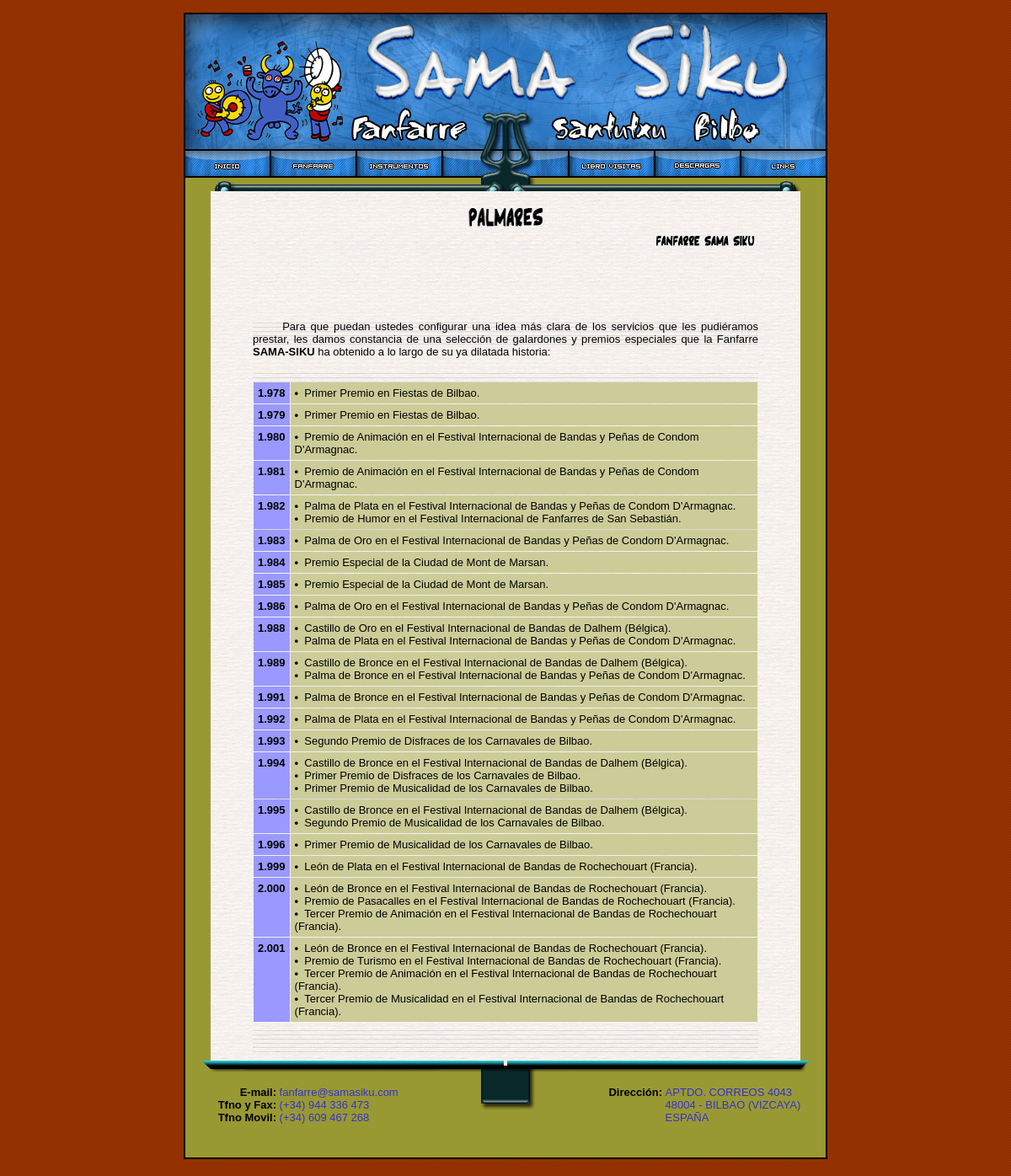
The app's page /cast/palmares.php with its own data.
### tables this page shows
CREATE TABLE `palmares` (
  `Id_palmares` int(11) NOT NULL auto_increment,
  `Ano` varchar(50) default NULL,
  `Premio` mediumtext,
  `Foto` varchar(50) default NULL,
  `Comentario1` varchar(50) default NULL,
  `Comentario2` varchar(50) default NULL,
  PRIMARY KEY  (`Id_palmares`)
);

### cast/palmares.php (the view, shortened to what this page needs)
<?php
	$link = mysql_connect("localhost", "samasiku", "kaochimqqf00");
	include ("inc/cabecera.php");
?>
				<br />
				<img src="/imagenes/palmares.png" width="95" height="30" alt="" />
				<br />
				<img src="/imagenes/autor.png" width="125" height="20" style="float:right" alt="" />
				</div>
				<div id="parti">
		<p>&nbsp;&nbsp;&nbsp;&nbsp;&nbsp;&nbsp;Para que puedan ustedes configurar una idea m&aacute;s clara de los servicios que les pudi&eacute;ramos prestar, les damos constancia de una selecci&oacute;n de
		galardones y premios especiales que la Fanfarre <b>SAMA-SIKU</b> ha obtenido a
		lo largo de su ya dilatada historia:</p><br />
		<table cellpadding="5" cellspacing="1">
<?php
	$ano2="";
	$result1 = mysql_query("select * from palmares order by Ano,Premio", $link);
	if ($r1 = mysql_fetch_array($result1))
	{
		Do
		{
			If ($ano2 != $r1["Ano"])
			{
				echo "<tr>	\n";
				echo "<td style=\"vertical-align:top; background-color:#9999ff\"><b>".$r1["Ano"]."</b></td> \n";
				$result2 = mysql_query("select * from palmares where Ano='$r1[Ano]' order by Premio", $link);
				$r2 = mysql_fetch_array($result2);
				echo "<td style=\"background-color:#cccc99\"> \n";
				Do
				{
					if ($r2["Foto"] != "")
					{
						echo "<a href=\"javascript:openScript('premio.php?id=".$r2["Id_palmares"]."')\"><b>&bull;</b>&nbsp;&nbsp;".$r2["Premio"].".</a><br /> \n";
					}
					else
					{
						echo "<b>&bull;</b>&nbsp;&nbsp;".$r2["Premio"].".<br /> \n";
					}
				}
				while ($r2 = mysql_fetch_array($result2));
				echo "</td></tr> \n";
				$ano2=$r1["Ano"];
			}
		}
		while ($r1 = mysql_fetch_array($result1));
	}
	else
	{
		echo "<p style=\"text-align:center\"><b>NO HAY NINGUN PREMIO DISPONIBLE</b></p> \n";
	}
?>
		</table>
				<br /><br /><br />
				</div>
<?php
	include ("inc/pie.php");
?>

### css/principal.css (style rules this page uses)
body { background-color: #000000; font-family: "Trebuchet MS", Verdana, Helvetica; font-size: 13px; background-image: url(../imagenes/fondo.gif); text-align:center; margin-top: 0px; }
#P, #parti P { font-family: "Trebuchet MS", Verdana, Helvetica; font-size: 13px; text-align: justify; }
#parti td { font-family: "Trebuchet MS", Verdana, Helvetica; font-size: 13px }
#parti A { font-family: "Trebuchet MS", Verdana, Helvetica; text-decoration: none; color: #000; font-size: 13px }
#parti { position: relative; width: 600px; background-image: url(../imagenes/fondo_parti.png); margin: 0px 50px 0px 50px; text-align: left; }

### records on screen
palmares: Ano "1.978", Premio "Primer Premio en Fiestas de Bilbao"
palmares: Ano "1.979", Premio "Primer Premio en Fiestas de Bilbao"
palmares: Ano "1.980", Premio "Premio de Animación en el Festival Internacional de Bandas y Peñas de Condom D'Armagnac"
palmares: Ano "1.981", Premio "Premio de Animación en el Festival Internacional de Bandas y Peñas de Condom D'Armagnac"
palmares: Ano "1.982", Premio "Palma de Plata en el Festival Internacional de Bandas y Peñas de Condom D'Armagnac"
palmares: Premio "Premio de Humor en el Festival Internacional de Fanfarres de San Sebastián"
palmares: Ano "1.983", Premio "Palma de Oro en el Festival Internacional de Bandas y Peñas de Condom D'Armagnac"
palmares: Ano "1.984", Premio "Premio Especial de la Ciudad de Mont de Marsan"
palmares: Ano "1.985", Premio "Premio Especial de la Ciudad de Mont de Marsan"
palmares: Ano "1.986", Premio "Palma de Oro en el Festival Internacional de Bandas y Peñas de Condom D'Armagnac"
palmares: Ano "1.988", Premio "Castillo de Oro en el Festival Internacional de Bandas de Dalhem (Bélgica)"
palmares: Premio "Palma de Plata en el Festival Internacional de Bandas y Peñas de Condom D'Armagnac"
palmares: Ano "1.989", Premio "Castillo de Bronce en el Festival Internacional de Bandas de Dalhem (Bélgica)"
palmares: Premio "Palma de Bronce en el Festival Internacional de Bandas y Peñas de Condom D'Armagnac"
palmares: Ano "1.991", Premio "Palma de Bronce en el Festival Internacional de Bandas y Peñas de Condom D'Armagnac"
palmares: Ano "1.992", Premio "Palma de Plata en el Festival Internacional de Bandas y Peñas de Condom D'Armagnac"
palmares: Ano "1.993", Premio "Segundo Premio de Disfraces de los Carnavales de Bilbao"
palmares: Ano "1.994", Premio "Castillo de Bronce en el Festival Internacional de Bandas de Dalhem (Bélgica)"
palmares: Premio "Primer Premio de Disfraces de los Carnavales de Bilbao"
palmares: Premio "Primer Premio de Musicalidad de los Carnavales de Bilbao"
palmares: Ano "1.995", Premio "Castillo de Bronce en el Festival Internacional de Bandas de Dalhem (Bélgica)"
palmares: Premio "Segundo Premio de Musicalidad de los Carnavales de Bilbao"
palmares: Ano "1.996", Premio "Primer Premio de Musicalidad de los Carnavales de Bilbao"
palmares: Ano "1.999", Premio "León de Plata en el Festival Internacional de Bandas de Rochechouart (Francia)"
palmares: Ano "2.000", Premio "León de Bronce en el Festival Internacional de Bandas de Rochechouart (Francia)"
palmares: Premio "Premio de Pasacalles en el Festival Internacional de Bandas de Rochechouart (Francia)"
palmares: Premio "Tercer Premio de Animación en el Festival Internacional de Bandas de Rochechouart (Francia)"
palmares: Ano "2.001", Premio "León de Bronce en el Festival Internacional de Bandas de Rochechouart (Francia)"
palmares: Premio "Premio de Turismo en el Festival Internacional de Bandas de Rochechouart (Francia)"
palmares: Premio "Tercer Premio de Animación en el Festival Internacional de Bandas de Rochechouart (Francia)"
palmares: Premio "Tercer Premio de Musicalidad en el Festival Internacional de Bandas de Rochechouart (Francia)"
